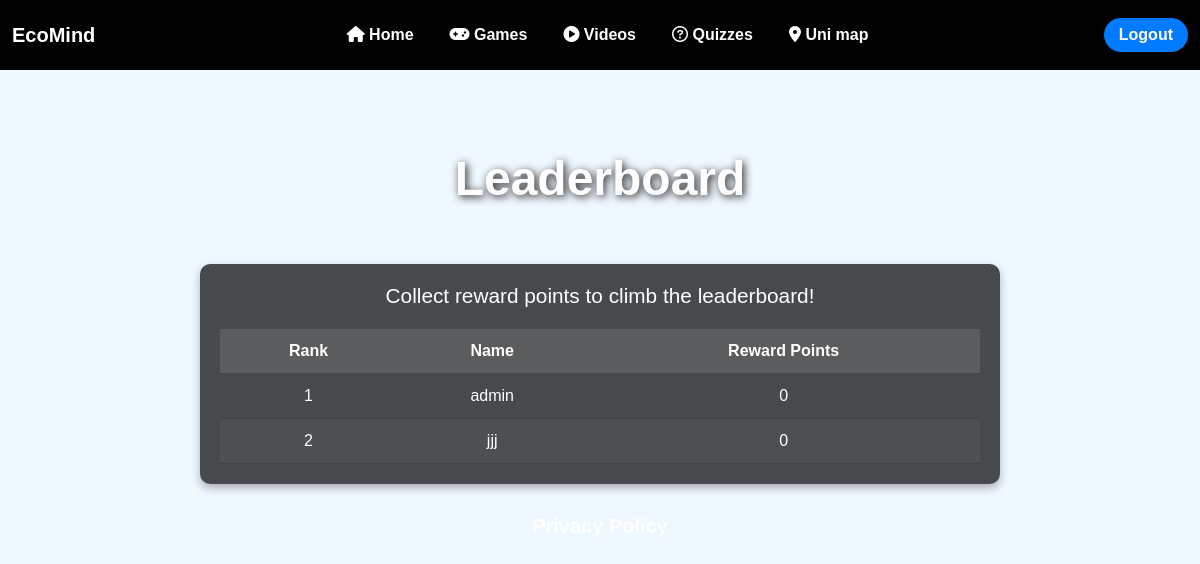
Page /leaderboard/ (signed in) on the earlier database version.
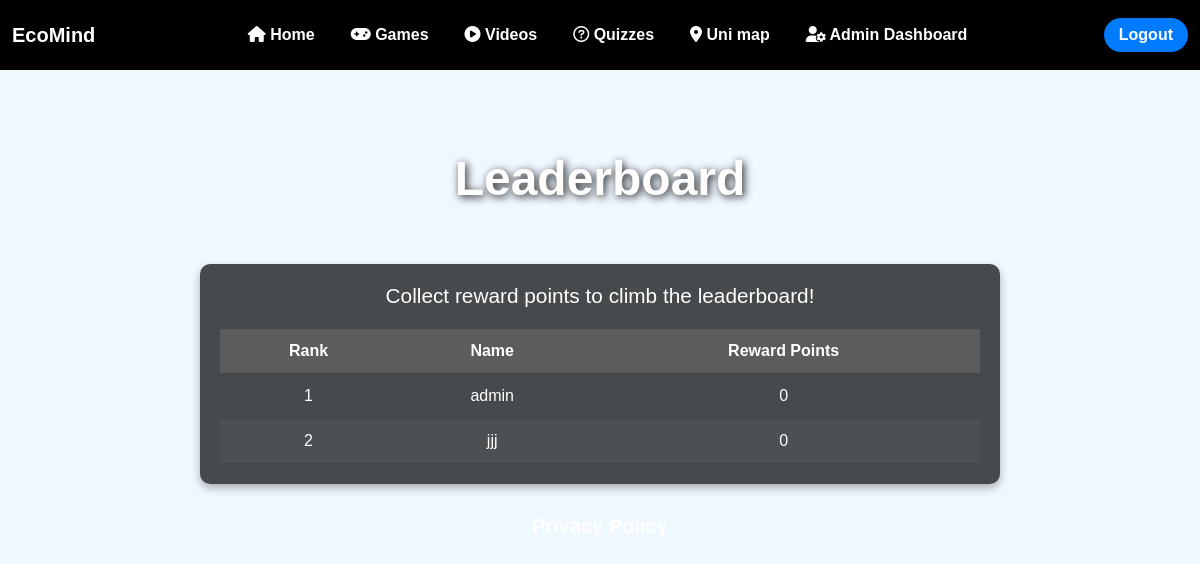
Same page on the later database version.
### core_app/views.py (the view)
# urls.py: path('leaderboard/', views.leaderboard_view, name='leaderboard'),
def leaderboard_view(request):
    leaderboard_data = UserAccount.objects.order_by('-reward_pts').values('username', 'reward_pts')[:10]
    return render(request, 'core_app/leaderboard.html', {'leaderboard_data': leaderboard_data})

### core_app/templates/core_app/leaderboard.html (shortened to what this page needs)
{% extends 'core_app/base.html' %}
{% load static %}
{% block body_content %}
{% include 'core_app/navbar.html' %}
<div class="main-banner">
    <p class="display-5 fw-bold" style="text-align: center;">Leaderboard</p>
</div>
<div class="leaderboard-container">
    <h2 class="leaderboard-title">Collect reward points to climb the leaderboard!</h2>
    <table class="leaderboard-table">
        <thead>
            <tr>
                <th scope="col">Rank</th>
                <th scope="col">Name</th>
                <th scope="col">Reward Points</th>
            </tr>
        </thead>
        <tbody>
            {% for user in leaderboard_data %}
                <tr>
                    <td>{{ forloop.counter }}</td>
                    <td>{{ user.username }}</td>
                    <td>{{ user.reward_pts }}</td>
                </tr>
            {% endfor %}
        </tbody>
    </table>
</div>
<p style="width: 100%;"><a href="{% url 'privacy_policy' %}" class="privacy-policy h5">Privacy Policy</a></p>
{% endblock %}

Differences in the rows shown:
changed UserAccount: account_type "user" → "admin" (drawn)
Other differences:
text now shown: "Admin Dashboard"
